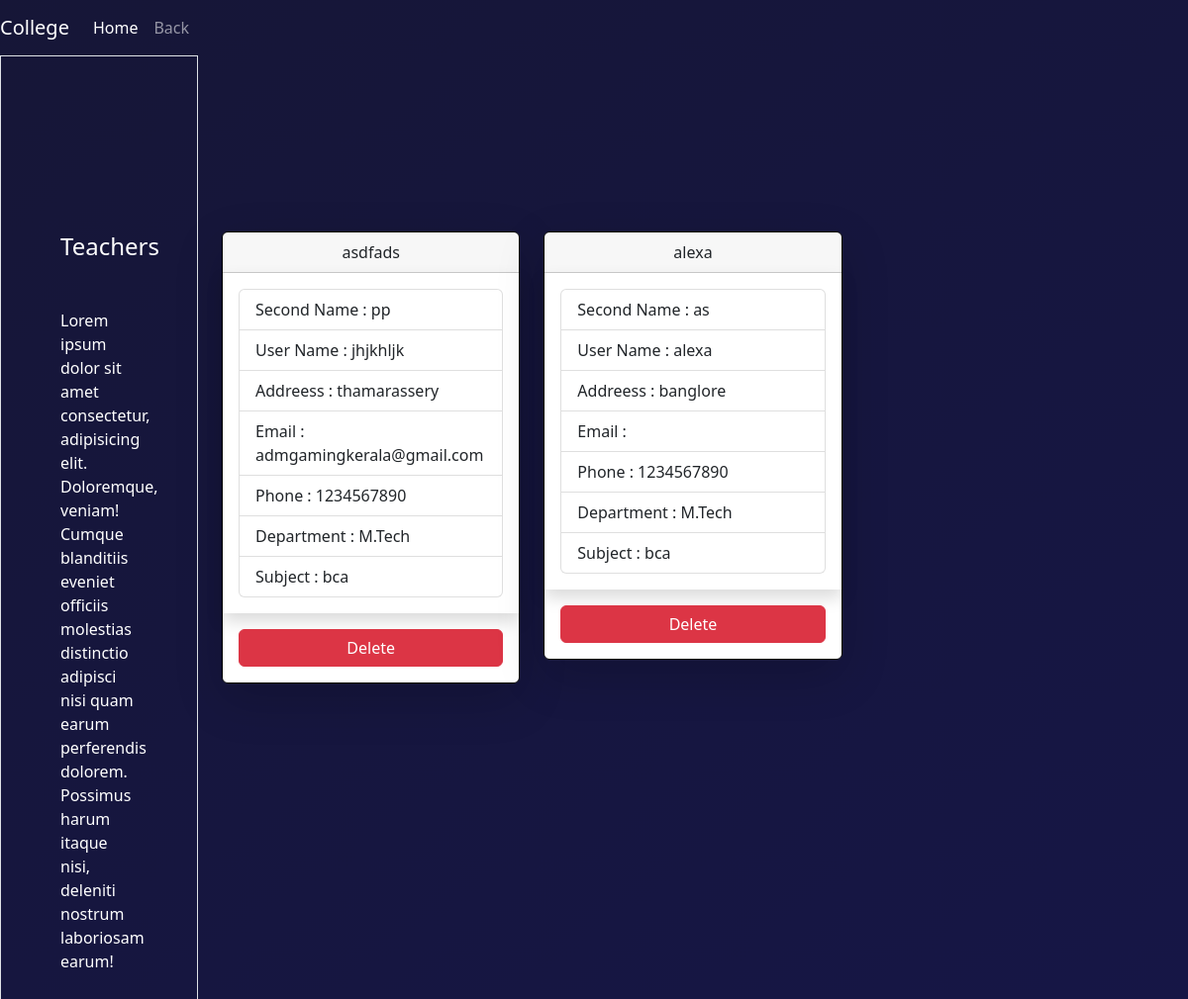
Page /viewteacher on the earlier database version.
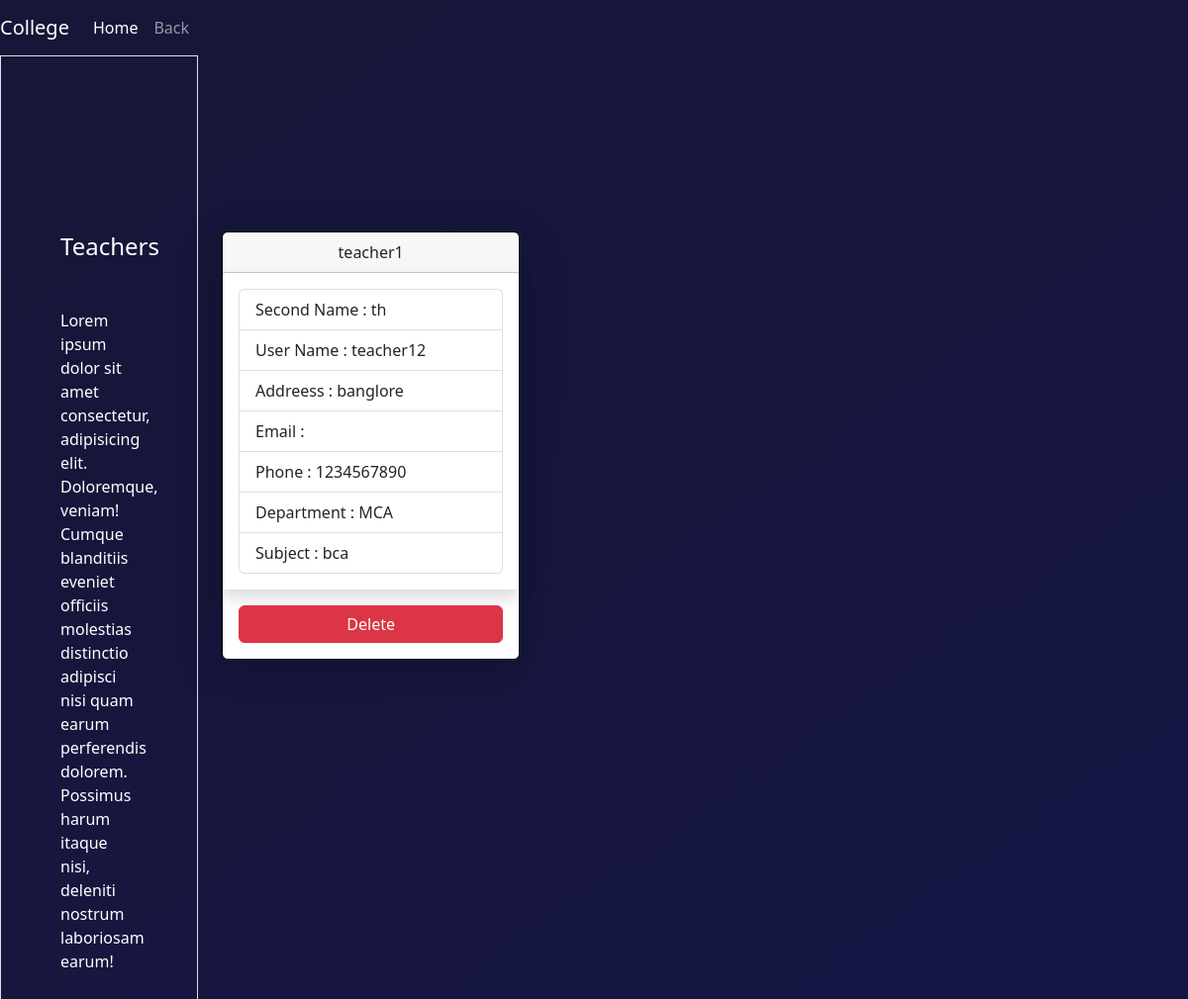
Same page on the later database version.
### mycollege/models.py (models this page shows, shortened)
class Teacher(models.Model):
    user=models.ForeignKey(User,on_delete=models.CASCADE)
    first_name=models.CharField(max_length=200)
    second_name=models.CharField(max_length=200)
    user_name=models.CharField(max_length=200)
    address=models.CharField(max_length=200)
    email=models.CharField(max_length=200)
    phone=models.IntegerField()
    department=models.CharField(max_length=200)
    password=models.CharField(max_length=200)
    password1=models.CharField(max_length=200)
    subject=models.CharField(max_length=200)
    status=models.CharField(max_length=200)
    role=models.CharField(max_length=200)

### mycollege/views.py (the view)
# urls.py: path('viewteacher',views.view_teacher,name='viewteacher'),
def view_teacher(request):
    t_data = Teacher.objects.all()
    return render(request, 'viewteacher.html', {'data': t_data})

### mycollege/templates/viewteacher.html (shortened to what this page needs)
<!DOCTYPE html>
{% load static %}
<html lang="en">
<head>
    <link href="https://cdn.jsdelivr.net/npm/bootstrap@5.2.3/dist/css/bootstrap.min.css" rel="stylesheet"
>
    <link rel="stylesheet" href="https://cdnjs.cloudflare.com/ajax/libs/font-awesome/4.7.0/css/font-awesome.min.css">
    <link rel="stylesheet" href="{% static '/style.css' %}">
</head>
<body>
    <div class="teacher-view-main">
        <div>
            <nav class="navbar navbar-expand-lg navbar-dark conatiner-fluid">
                <a class="navbar-brand" href="#">College</a>
                <div class="collapse navbar-collapse" id="navbarNavAltMarkup">
                    <div class="navbar-nav">
                        <a class="nav-item nav-link active" href="{% url 'index' %}">Home </a>
                        <a class="nav-item nav-link" href="{% url 'hod' %}">Back</a>
                    </div>
                </div>
            </nav>
        </div>
        <div class="container-fluid">
            <div class="row">
                <div class="col-lg-2 border">
                    <div class="row" style="height: 130px;"></div>
                    <h4 class="m-5">Teachers</h4>
                    <p class="m-5">Lorem ipsum dolor sit amet consectetur, adipisicing elit. Doloremque, veniam! Cumque
                        blanditiis
                        eveniet officiis molestias distinctio adipisci nisi quam earum perferendis dolorem. Possimus
                        harum itaque nisi, deleniti nostrum laboriosam earum!</p>
                </div>
                <div class="col-lg-10">
                    <div class="row" style="height: 130px;"></div>
                    <div class="container mt-5" style="min-height: 700px;">
                        <div class="row">
                            {% for i in data %}
                            <div class="col-lg-4 col-md-6">
                                <div class="card shadow-lg card-teacher">
                                    <div class=" text-dark text-center card-header">
                                        {{i.first_name}}
                                    </div>
                                    <div class="card-body shadow ">
                                        <ul class="list-group">
                                            <li class="list-group-item"><label>Second Name : </label> {{i.second_name}}
                                            </li>
                                            <li class="list-group-item"><label>User Name : </label> {{i.user_name}}</li>
                                            <li class="list-group-item"><label>Addreess : </label> {{i.address}}</li>
                                            <li class="list-group-item"><label>Email : </label> {{i.email}}</li>
                                            <li class="list-group-item"><label>Phone : </label> {{i.phone}}</li>
                                            <li class="list-group-item"><label>Department : </label> {{i.department}}
                                            </li>
                                            <li class="list-group-item"><label>Subject : </label> {{i.subject}}</li>
                                        </ul>
                                    </div>
                                    <a href="{% url 'delteacher' i.id %}" class="btn btn-danger m-3">Delete</a>
                                </div>
                            </div>
                            {% endfor %}
                        </div>
                    </div>
                </div>
            </div>
        </div>
    </div>
</body>
</html>

### mycollege/static/style.css (style rules this page uses)
* { margin: 0; padding: 0; box-sizing: border-box; }
.teacher-view-main { color: #fff; background-image: linear-gradient(145deg, rgb(22, 22, 55), rgb(22, 22, 70)); min-height: 100vh; }
.card-teacher { border: 1px solid; border-color: black; }

Differences in the rows shown:
removed Teacher: first_name "asdfads", second_name "pp", user_name "jhjkhljk", address "thamarassery", email "admgamingkerala@gmail.com", phone "1234567890", department "M.Tech", subject "bca"
removed Teacher: first_name "alexa", second_name "as", user_name "alexa", address "banglore", phone "1234567890", department "M.Tech", subject "bca"
added Teacher: first_name "teacher1", second_name "th", user_name "teacher12", address "banglore", phone "1234567890", department "MCA", subject "bca"
